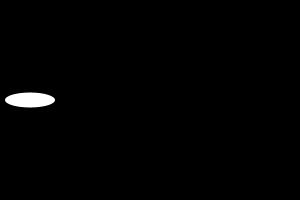
Frame 1 (no input)
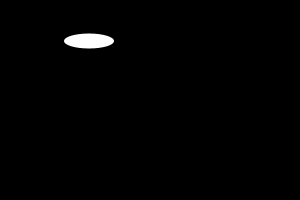
Frame 60 (the mouse pressed at the canvas centre just before this capture)
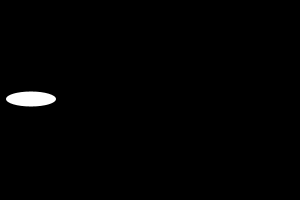
Frame 120 (the mouse held since frame 60 and released just before this capture)

The Processing sketch that drew these frames (run headless with seeded random() and noise(); from frame 60 on, the mouse is pressed at the canvas centre):

// Processing sketch: MiniProjet2_pde
// ── MiniProjet2_pde.pde
int vaisseauX, vaisseauY;
int vitesseX, vitesseY;
void setup () {
  size(300, 200); //La taille de l'éllipse est fixer au lancement du programme, donc la taille est identique pendant toute cette durée
  noStroke (); // enlève l'affichage de la bordure du cercle
  vaisseauX = 30;
  vaisseauY = 100;
  vitesseX = 1;
  vitesseY = -1;
}
void draw() {
  background(0); //permet d'éviter les trsainées
  ellipse(vaisseauX, vaisseauY, 50, 15);
  vaisseauX += vitesseX;
  vaisseauY += vitesseY;
  if (vaisseauX <0) {
    vaisseauX = width;
  }
  if (vaisseauX >width) {
    vaisseauX = 0;
  }
  if (vaisseauX <0) {
    vaisseauX = width;
  }
  if (vaisseauX <0) {
    vaisseauX = width;
  }
}
void mousePressed() {
  vitesseX = - vitesseX;
  vitesseY = - vitesseY;
}
void mouseDragged() {
  vaisseauX = mouseX;
  vaisseauY = mouseY;
}
